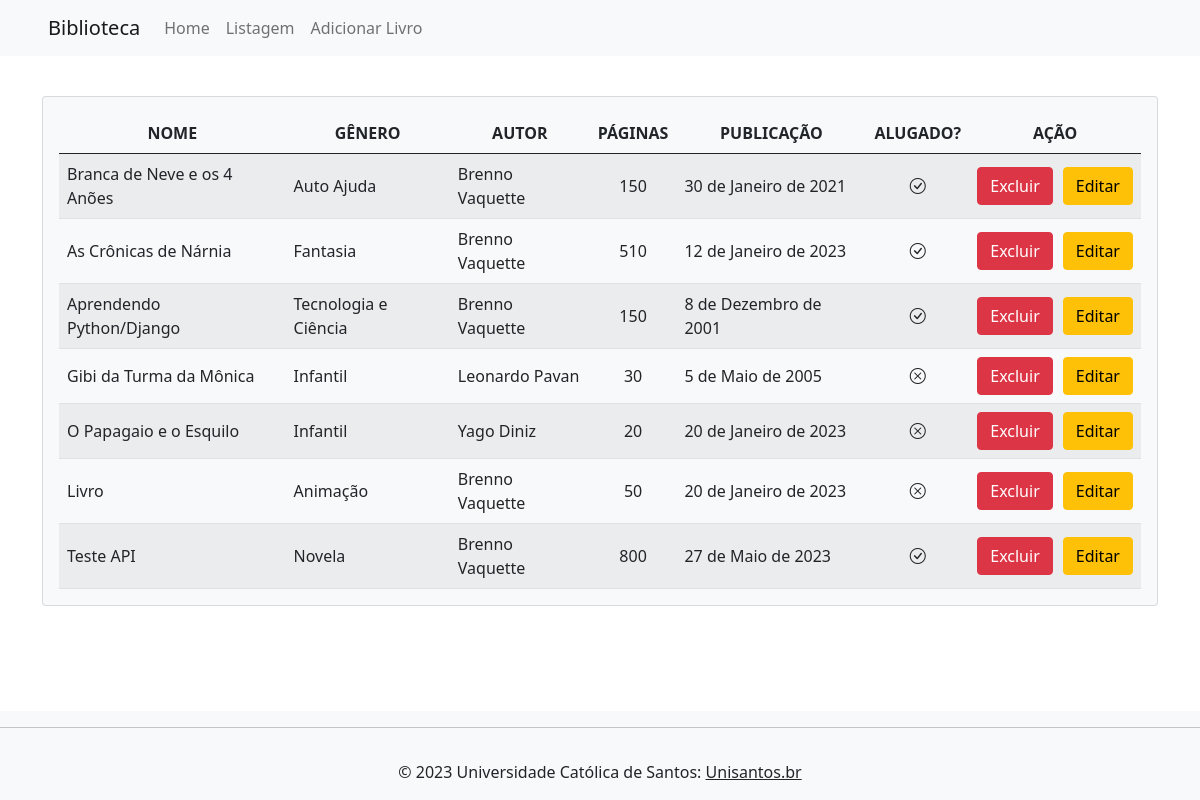
Screenshot of /booklist/list/ with the database file from the repository.
### Menu/models.py (models this page shows, shortened)
class Book(models.Model):
    name = models.CharField(max_length=40)
    genre = models.ForeignKey(Genre, on_delete=models.PROTECT)
    author = models.ForeignKey(Author, on_delete=models.PROTECT)
    amountPages = models.PositiveIntegerField()
    publicationDate = models.DateField()
    rent = models.BooleanField(default=False)

class Genre(models.Model):
    name = models.CharField(max_length=30)
    class Meta:
        ordering = ['name']
        constraints = [
            UniqueConstraint(
                Lower('name'),
                name='name',
                violation_error_message='Este Gênero já está cadastrado no sistema. Por favor, cadastre outro.'
            )
        ]
    def __str__(self):
        return f'{self.name}'

class Author(models.Model):
    firstName = models.CharField(max_length=15)
    lastName = models.CharField(max_length=20)
    birthDate = models.DateField(blank=True, null=True)
    class Meta:
        ordering = ['firstName']
        constraints = [
            UniqueConstraint(
                Lower('firstName'),
                Lower('lastName'),
                name='full_name',
                violation_error_message='Este autor já está cadastrado no sistema. Por favor, cadastre outro.'
            )
        ]
    def __str__(self):
        return f'{self.firstName} {self.lastName}'

### Menu/views.py (the view)
# urls.py: path('list/', BookList.as_view(), name='list'),
class BookList(ListView):
    model = Book
    template_name = 'landing_page/tabela_livros.html'

### templates/landing_page/tabela_livros.html (shortened to what this page needs)
<!DOCTYPE html>
<html lang="en">
<head>
    <link href="https://cdn.jsdelivr.net/npm/bootstrap@5.0.2/dist/css/bootstrap.min.css" rel="stylesheet">
    <link rel="stylesheet" href="https://cdn.jsdelivr.net/npm/bootstrap-icons@1.10.3/font/bootstrap-icons.css">
</head>
<body>
    {% include "nav-bar.html" %}
<div class="container-xl">
    <section class="intro">
      <div class="row justify-content-start">
        <div class="col-12">
          <div class="card bg-light shadow-2-strong">
            <div class="card-body">
              <div class="table-responsive">
                <table class="table table-striped mb-0">
                  <thead>
                    <tr>
                      <th scope="col">NOME</th>
                      <th scope="col">GÊNERO</th>
                      <th scope="col">AUTOR</th>
                      <th scope="col">PÁGINAS</th>
                      <th scope="col">PUBLICAÇÃO</th>
                      <th scope="col">ALUGADO?</th>
                      <th scope="col">AÇÃO</th>
                    </tr>
                  </thead>
                  <tbody>
                    {% for item in object_list %}
                      <tr>
                        <td>{{ item.name }}</td>
                        <td>{{ item.genre }}</td>
                        <td>{{ item.author }}</td>
                        <td>
                          <div class="d-flex justify-content-center align-items-center">{{ item.amountPages }}</div>
                        </td>
                        <td>{{ item.publicationDate }}</td>
                        <td>
                          {% if item.rent %}
                            <div class="d-flex justify-content-center align-items-center">
                              <i class="bi bi-check-circle"></i>
                            </div>
                          {% else %}
                            <div class="d-flex justify-content-center align-items-center">
                              <i class="bi bi-x-circle"></i>
                            </div>
                          {% endif %}
                        </td>
                        <td>
                          <div class="action-buttons">
                            <a href="{% url 'remove' item.id %}" class="btn btn-danger">Excluir</a>
                            <a href="{% url 'edit' item.id %}" class="btn btn-warning">Editar</a>
                          </div>
                        </td>
                      </tr>
                    {% endfor %}
                  </tbody>
                </table>
              </div>
            </div>
          </div>
        </div>
      </div>
    </section>
</div>
{% include "footer.html" %}
</body>
</html>

### templates/nav-bar.html (shortened to what this page needs)
<nav class="navbar navbar-expand-lg navbar-light bg-light px-5">
  <a class="navbar-brand" href="#">Biblioteca</a>
  <div class="collapse navbar-collapse" id="navbarSupportedContent">
    <ul class="navbar-nav mr-auto">
      <li class="nav-item">
        <a class="nav-link" href="{% url 'home' %}">Home</a>
      </li>
      <li class="nav-item active">
        <a class="nav-link" href="{% url 'list' %}">Listagem</a>
      </li>
      <li class="nav-item">
        <a class="nav-link" href="{% url 'create' %}">Adicionar Livro</a>
      </li>
  </div>
</nav>

### templates/footer.html
<footer class="bg-light text-center text-lg-start mt-5 fixed-bottom">
  <hr>
  <div class="text-center p-3 bg-light">
    © 2023 Universidade Católica de Santos:
    <a class="text-dark" href="https://unisantos.br">Unisantos.br</a>
  </div>
</footer>

### templates/landing_page/tabela_livros.html (style rules this page uses)
.container-xl { padding-top: 40px; }
.intro { display: flex; flex-direction: column; align-items: center; }
.card { width: 100%; }
.table { width: 100%; }
th { text-align: center; }
td { vertical-align: middle; }
.action-buttons { display: flex; justify-content: center; gap: 10px; }

### rows the page displays
Book: name "Branca de Neve e os 4 Anões", genre "Auto Ajuda", author "Brenno Vaquette", amountPages "150", publicationDate "30 de Janeiro de 2021", rent True (drawn)
Book: name "As Crônicas de Nárnia", genre "Fantasia", author "Brenno Vaquette", amountPages "510", publicationDate "12 de Janeiro de 2023", rent True (drawn)
Book: name "Aprendendo Python/Django", genre "Tecnologia e Ciência", author "Brenno Vaquette", amountPages "150", publicationDate "8 de Dezembro de 2001", rent True (drawn)
Book: name "Gibi da Turma da Mônica", genre "Infantil", author "Leonardo Pavan", amountPages "30", publicationDate "5 de Maio de 2005", rent False (drawn)
Book: name "O Papagaio e o Esquilo", genre "Infantil", author "Yago Diniz", amountPages "20", publicationDate "20 de Janeiro de 2023", rent False (drawn)
Book: name "Livro", genre "Animação", author "Brenno Vaquette", amountPages "50", publicationDate "20 de Janeiro de 2023", rent False (drawn)
Book: name "Teste API", genre "Novela", author "Brenno Vaquette", amountPages "800", publicationDate "27 de Maio de 2023", rent True (drawn)
